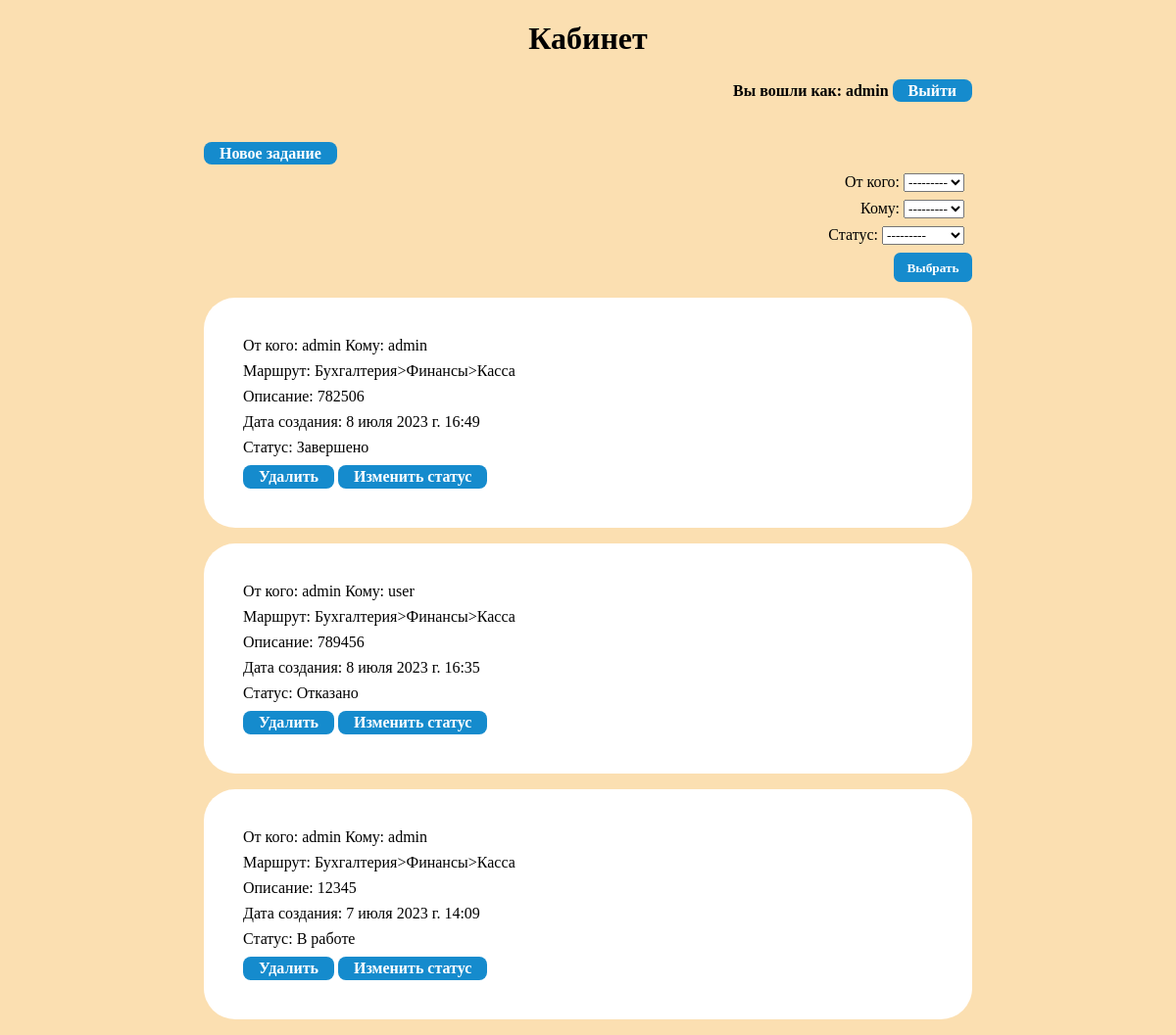
/cabinet/ (signed in), run on the app's committed database.
### tasks/models.py (models this page shows, shortened)
class Task(models.Model):
    class Status(models.TextChoices):
        CREATED = "CR", "В работе"
        REJECTED = "RJ", "Отказано"
        FINISHED = "FN", "Завершено"
    user_to = models.ForeignKey(User, verbose_name='Кому', null=True, blank=True, related_name="actor", on_delete=models.PROTECT, default=None)
    user_from = models.ForeignKey(User, null=True, verbose_name='От кого', blank=True, related_name="creator", on_delete=models.PROTECT, default=None)
    menu_point = models.ForeignKey(MenuPoint, null=True, blank=True, on_delete=models.PROTECT, default=None)
    current_status = models.CharField(max_length=2, verbose_name='Статус', choices=Status.choices, default=Status.CREATED)
    description = models.TextField(verbose_name='Описание')
    date_create = models.DateTimeField(auto_now_add=True)

class MenuPoint(models.Model):
    parent = models.ForeignKey('self', null=True, blank=True, on_delete=models.PROTECT, related_name='child')
    menu_point_name = models.CharField(max_length=50)
    def get_full_path(self):
        return f'{self.parent.get_full_path()}>{self.menu_point_name}' if self.parent else self.menu_point_name
    def __str__(self):
        return self.get_full_path()

### tasks/views.py (the view)
# urls.py: path('cabinet/', views.TaskList.as_view(), name="cabinet"),
class TaskList(LocalLoginRequiredMixin, ListView):
    model = Task
    queryset = Task.objects.all()
    def get_context_data(self, *, object_list=None, **kwargs):
        res = super().get_context_data(object_list=None, **kwargs)
        res.update({"user_name": self.request.user.username})
        res['form']=self.filterset.form
        return res
    def get_queryset(self):
        queryset = super().get_queryset()
        queryset = queryset.filter(Q(user_to=self.request.user) | Q(user_from=self.request.user)).order_by('-date_create')
        self.filterset = TaskFilter(self.request.GET,queryset=queryset)
        return self.filterset.qs

### tasks/templates/tasks/task_list.html (shortened to what this page needs)
{% extends "base.html" %}
{% block header %}Кабинет{% endblock header %}
{% block content %}
    <h4 align="right">
    Вы вошли как: {{ user_name }}
    <a href="{% url 'logout' %}">Выйти</a>
    </h4>
    <br>
    <a href="{% url 'new_task' %}">Новое задание</a>
    <form align="right" method="GET" action="{% url 'cabinet' %}">
        {{ form.as_p }}
        <input type="submit" value="Выбрать">
    </form>
    <ul>
      {% for article in object_list %}
      <li>
          <p>От кого: {{ article.user_from }} Кому: {{ article.user_to }}</p>
          <p>Маршрут: {{ article.menu_point }}</p>
          <p>Описание: {{ article.description }}</p>
          <p>Дата создания: {{ article.date_create }}</p>
          <p>Статус: {{ article.get_current_status_display }}</p>
          <p>
          <a href="{% url 'delete' article.id %}">Удалить</a>
          <a href="{% url 'update' article.id %}">Изменить статус</a>
          </p>
      </li>
        {% empty %}
      <li>No articles yet.</li>
        {% endfor %}
    </ul>
{% endblock content %}

### tasks/templates/base.html (style rules this page uses)
* { font-family: "Comic Sans MS", "Comic Sans", cursive; }
p { margin: 0.5em }
ul { padding: 0em }
li { margin-left: 0em; margin-right: 0em; margin-top: 1em; background: #ffffff; list-style-type: none; width:45em; padding: 2em; border-radius: 2em; }
a,input[type=submit] { width: auto; display: inline; background: #158bcd; border-radius: 0.5em; color: white; font-weight: bold; line-height: 25px; text-align: center; padding-left: 1em; padding-right: 1em; padding-top:0.2em; padding-bottom:0.2em; text-decoration: none; }
a { height: auto; }
input[type=submit] { border:none; }
body { max-width: max-content; margin: auto; background: #fbdfb1; }

### data on the page
Task: user_from "admin", user_to "admin", menu_point "Бухгалтерия>Финансы>Касса", description "782506", date_create "8 июля 2023 г. 16:49", current_status "Завершено"
Task: user_from "admin", user_to "user", menu_point "Бухгалтерия>Финансы>Касса", description "789456", date_create "8 июля 2023 г. 16:35", current_status "Отказано"
Task: user_from "admin", user_to "admin", menu_point "Бухгалтерия>Финансы>Касса", description "12345", date_create "7 июля 2023 г. 14:09", current_status "В работе"

### other printed values
{{ user_name }} "admin"
